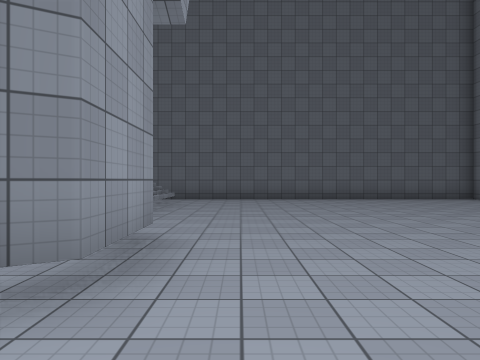
[1] (above)

23 first-person views from a walk through a Unity game level. The camera is 1.4 m above the floor, looks level and sees 70° across. The floor is counted in squares, 2 m on a side. Each view is taken from the middle of a square. On the plan, view 1 faces up. The plan holds only what a view shows up to about 11 squares ahead; the rest is blank. The place goes on beyond the plan. The player character is not drawn. Some animated figures are left out. Surface patterns are stand-ins for the level's own textures.

[2]
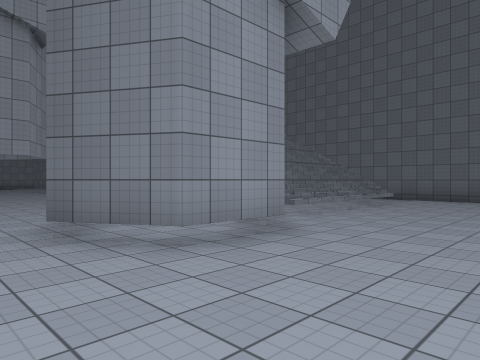

[3]
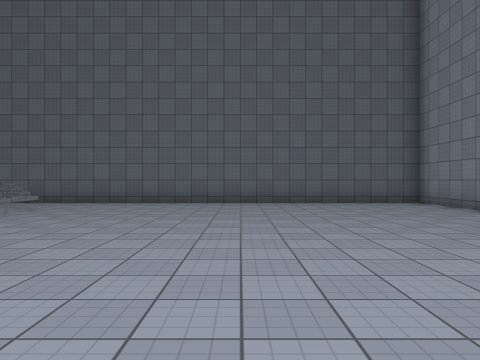

[4]
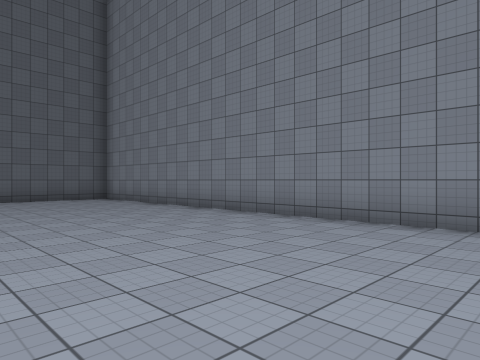

[5]
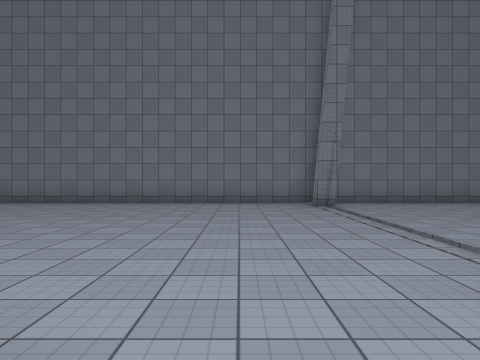

[6]
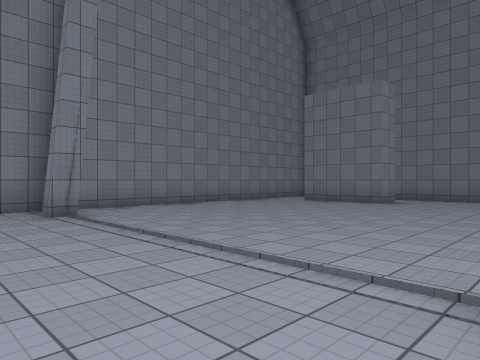

[7]
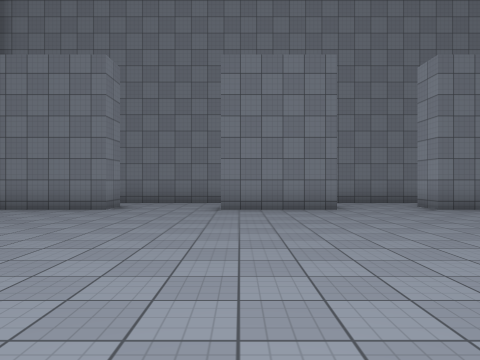

[8]
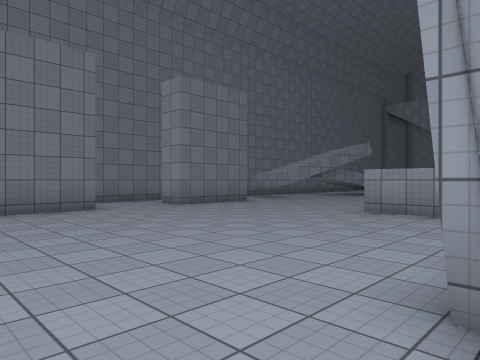

[9]
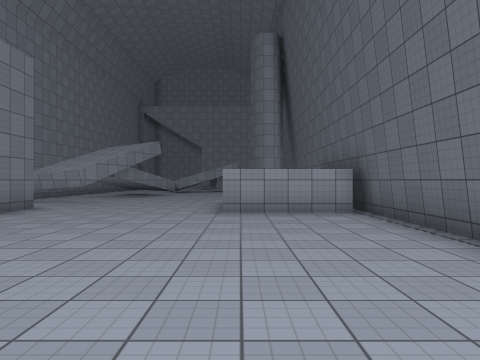

[10]
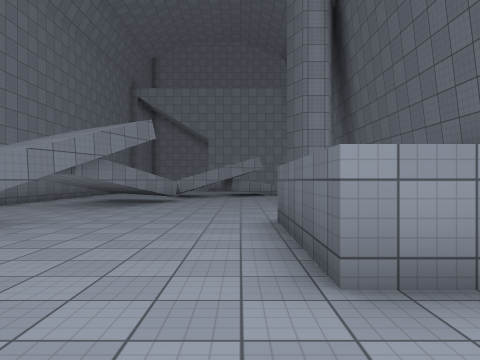

[11]
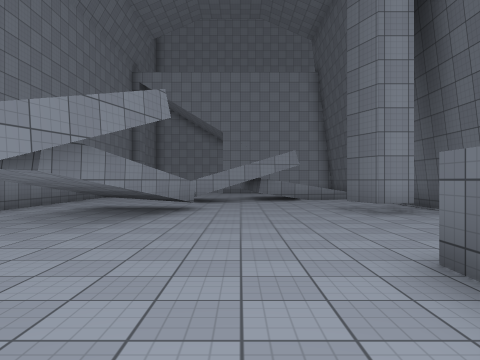

[12]
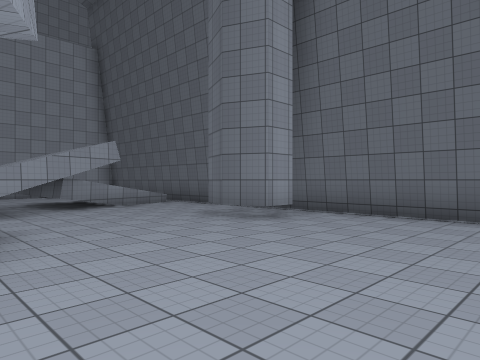

[13]
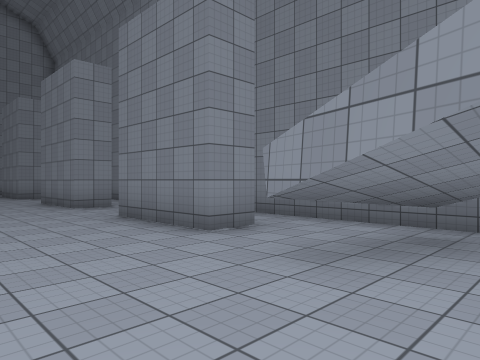

[14]
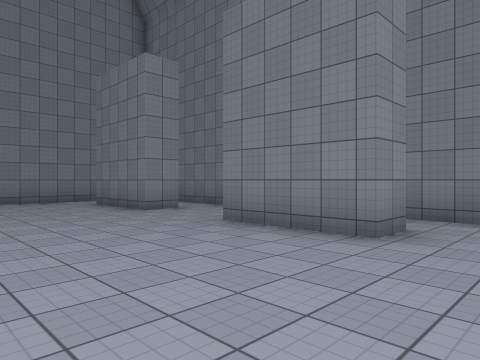

[15]
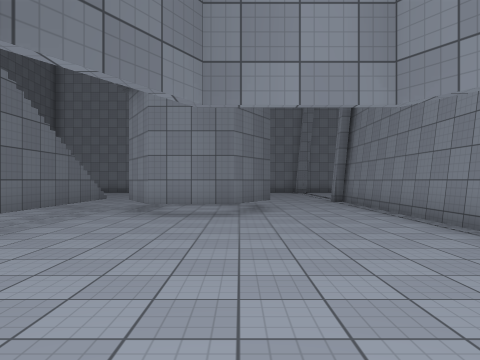

[16]
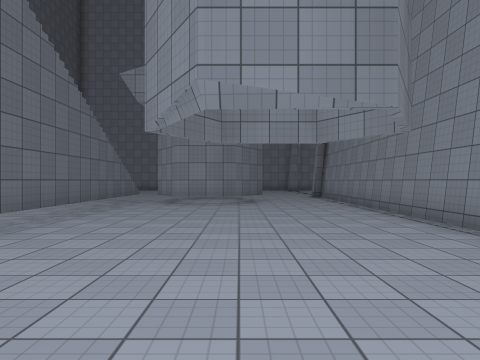

[17]
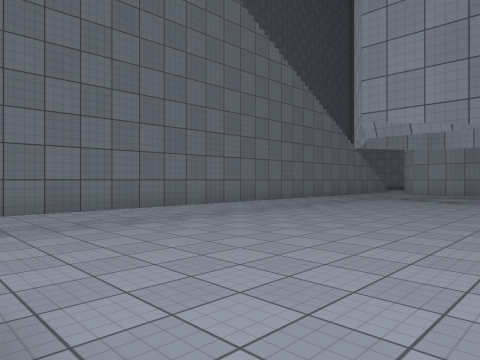

[18]
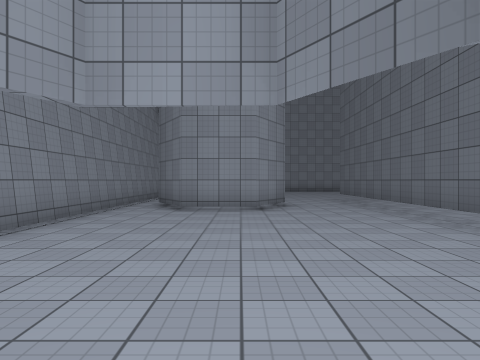

[19]
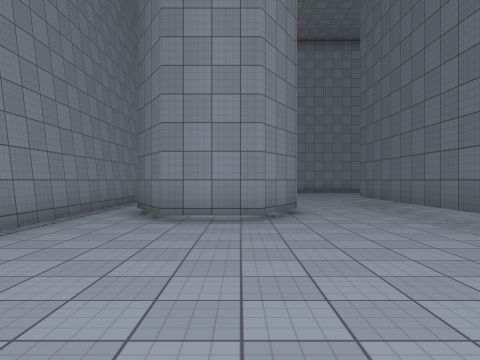

[20]
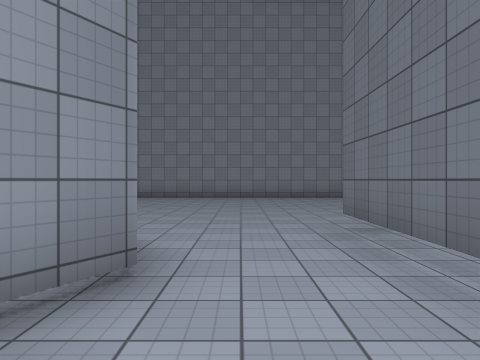

[21]
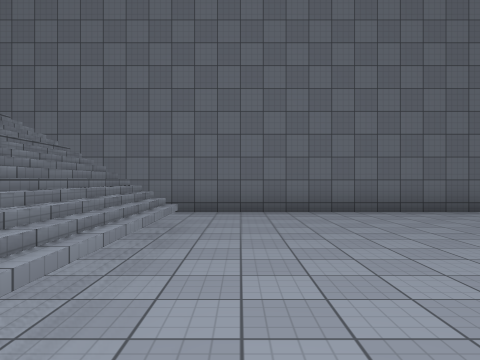

[22]
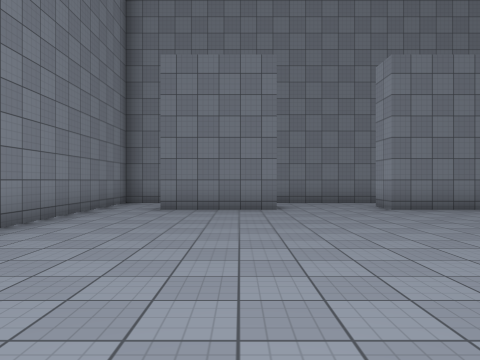

[23]
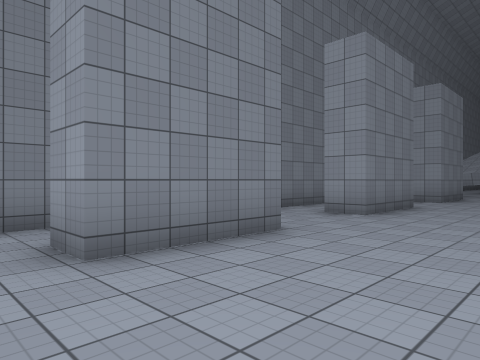

### Floor plan
Key: @ floor where view 1 was taken; # wall or solid block; x gap in a wall; . floor; = window, fence, low wall or low ledge; ^ raised ledge; v drop or lower ground; T thing the floor can be seen under or through.
Columns run from 26 left of view 1 to 9 right of it. Each row starts with its distance up from view 1.
 13                       #############
 12                       .............#
 11                        ............#
 10                        #^..........#
  9                        #^..........#
  8                        #^..........#
  7 ...                    #^..........#
  6 ......##################^..........#
  5 ...................................#
  4 ......................####.........#
  3 ........##............####.........#
  2 .......  ##...........####.........#
  1 ...      ##........................#
  0         ##................@........#
 -1      #############..#######......##
 -2         ....x.... ##^..............#
 -3         =...#....   ^..............#
 -4         =.........^^^..............#
 -5         #..........................#
 -6         ##.........................#
 -7          ^..^......................#
 -8          ...#TT....................#
 -9          ..^TTTT.##.###..###...##..#
-10          ...TTT  #..###..###...##..#
-11          ......  ..................#
-12          ######  v#################

Positions as (right, up) in squares from view 1, and headings:
1: (0, 0), facing up
2: (2, 0), facing up-left
3: (3, 2), facing up
4: (3, 0), facing up-right
5: (-2, 1), facing right
6: (0, 1), facing down-right
7: (1, -1), facing down
8: (2, -1), facing down-left
9: (2, -4), facing left
10: (-3, -5), facing left
11: (-6, -6), facing left
12: (-9, -8), facing up-left
13: (-10, -6), facing down-right
14: (-3, -5), facing down-right
15: (-11, 2), facing right
16: (-14, 2), facing right
17: (-16, 0), facing up-right
18: (-8, 2), facing left
19: (-10, 2), facing left
20: (-15, 4), facing left
21: (-1, 5), facing up
22: (5, -1), facing down
23: (8, -6), facing down-left
